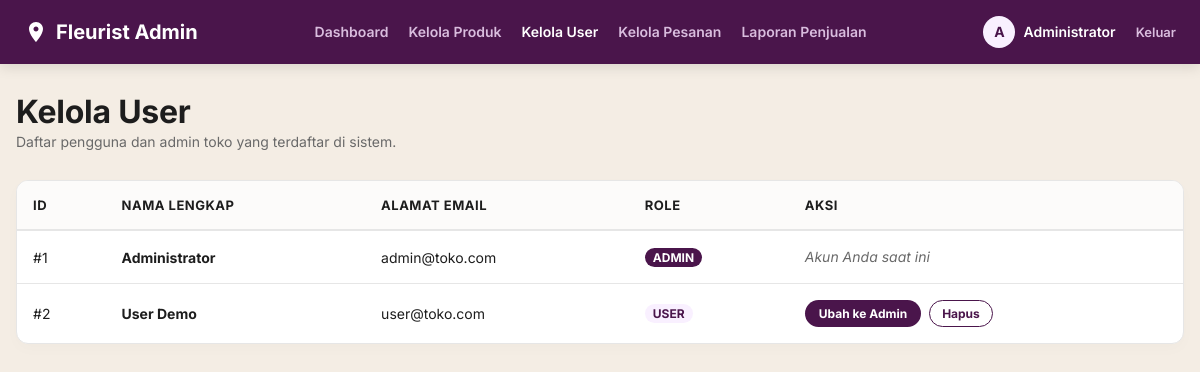
Page /admin/user.php (signed in) on the committed database.
### tables this page shows
CREATE TABLE users (
    id INT AUTO_INCREMENT PRIMARY KEY,
    nama VARCHAR(100) NOT NULL,
    email VARCHAR(100) NOT NULL UNIQUE,
    password VARCHAR(255) NOT NULL,
    role ENUM('admin', 'user') NOT NULL DEFAULT 'user'
);

### admin/user.php (the view, shortened to what this page needs)
<?php
require_once '../koneksi.php';
include 'navbar.php';
$users = [];
try {
    $stmt = $db->query("SELECT id, nama, email, role FROM users ORDER BY role ASC, nama ASC");
    $users = $stmt->fetchAll();
} catch (PDOException $e) {
    $error = "Gagal memuat daftar pengguna: " . $e->getMessage();
}
?>
<!DOCTYPE html>
<html lang="id">
<head>
    <link rel="stylesheet" href="../style.css">
</head>
<body>
    <div class="admin-container">
        <div class="admin-header">
            <div>
                <h1 class="display-md">Kelola User</h1>
                <p class="caption">Daftar pengguna dan admin toko yang terdaftar di sistem.</p>
            </div>
        </div>
        <div class="admin-table-container">
            <table class="admin-table">
                <thead>
                    <tr>
                        <th>ID</th>
                        <th>Nama Lengkap</th>
                        <th>Alamat Email</th>
                        <th>Role</th>
                        <th>Aksi</th>
                    </tr>
                </thead>
                <tbody>
                    <?php foreach ($users as $user): ?>
                        <tr>
                            <td>#<?= htmlspecialchars($user['id']) ?></td>
                            <td><strong><?= htmlspecialchars($user['nama']) ?></strong></td>
                            <td><?= htmlspecialchars($user['email']) ?></td>
                            <td>
                                <span class="badge badge-role" style="background-color: <?= $user['role'] === 'admin' ? 'var(--primary)' : 'var(--canvas-lavender)' ?>; color: <?= $user['role'] === 'admin' ? 'var(--on-primary)' : 'var(--primary)' ?>;">
                                    <?= htmlspecialchars($user['role']) ?>
                                </span>
                            </td>
                            <td>
                                <?php if ($user['id'] != $_SESSION['user_id']): ?>
                                    <div style="display: flex; gap: var(--spacing-sm);">
                                        <?php if ($user['role'] === 'admin'): ?>
                                            <a href="user.php?action=change_role&id=<?= $user['id'] ?>&role=user" class="btn btn-secondary-pill" style="padding: 6px 14px; font-size: 12px;">Ubah ke User</a>
                                        <?php else: ?>
                                            <a href="user.php?action=change_role&id=<?= $user['id'] ?>&role=admin" class="btn btn-secondary-pill" style="padding: 6px 14px; font-size: 12px; background-color: var(--primary); color: #fff;">Ubah ke Admin</a>
                                        <?php endif; ?>
                                        <a href="user.php?action=delete&id=<?= $user['id'] ?>" class="btn btn-outline-aubergine" style="padding: 4px 12px; font-size: 12px; border: 1px solid var(--primary);" onclick="return confirm('Apakah Anda yakin ingin menghapus pengguna ini?')">Hapus</a>
                                    </div>
                                <?php else: ?>
                                    <span class="caption" style="font-style: italic;">Akun Anda saat ini</span>
                                <?php endif; ?>
                            </td>
                        </tr>
                    <?php endforeach; ?>
                </tbody>
            </table>
        </div>
    </div>
</body>
</html>

### style.css (style rules this page uses)
:root { --primary: #4a154b; --primary-deep: #481a54; --primary-press: #611f69; --primary-tint: #592466; --on-primary: #ffffff; --ink: #1d1d1d; --ink-mute: #696969; --link-blue: #1264a3; --link-hover: #3860be; --canvas: #ffffff; --canvas-cream: #f4ede4; --canvas-lavender: #f9f0ff; --surface-elev: #ffffff; --surface-aubergine: #4a154b; --hairline: #e6e6e6; --semantic-error: #cc4117; --semantic-success: #007a5a; --on-aubergine-mute: #d9bdde; --rounded-xs: 2px; --rounded-sm: 4px; --rounded-md: 8px; --rounded-lg: 12px; --rounded-xl: 16px; --rounded-xxl: 48px; --rounded-pill: 90px; --spacing-xs: 4px; --spacing-sm: 8px; --spacing-md: 12px; --spacing-lg: 16px; --spacing-xl: 20px; --spacing-xxl: 24px; --spacing-huge: 28px; }
* { box-sizing: border-box; margin: 0; padding: 0; }
body { font-family: 'Inter', system-ui, -apple-system, BlinkMacSystemFont, sans-serif; color: var(--ink); background-color: var(--canvas-cream); line-height: 1.55; font-size: 16px; -webkit-font-smoothing: antialiased; }
h1, h2, h3, h4, h5, h6 { font-family: 'Inter', system-ui, sans-serif; font-weight: 700; color: var(--ink); }
.display-md { font-size: 32px; line-height: 1.25; letter-spacing: -0.256px; font-weight: 700; }
.caption { font-size: 14px; line-height: 1.43; color: var(--ink-mute); }
a { color: var(--link-blue); text-decoration: none; font-weight: 600; transition: color 0.2s ease; }
.btn { display: inline-flex; align-items: center; justify-content: center; font-family: inherit; font-size: 16px; font-weight: 700; border: none; cursor: pointer; transition: all 0.2s ease; text-decoration: none; }
.btn-secondary-pill { background-color: var(--canvas-lavender); color: var(--ink); padding: 10px 30px; border-radius: var(--rounded-pill); }
.btn-outline-aubergine { background-color: var(--canvas); color: var(--primary); border: 2px solid var(--primary); padding: 14px 28px; border-radius: var(--rounded-pill); }
.admin-container { max-width: 1200px; margin: 0 auto; padding: var(--spacing-huge) var(--spacing-lg); }
.admin-header { display: flex; justify-content: space-between; align-items: center; margin-bottom: var(--spacing-huge); }
.admin-table-container { overflow-x: auto; background-color: var(--canvas); border: 1px solid var(--hairline); border-radius: var(--rounded-lg); box-shadow: rgba(0, 0, 0, 0.02) 0 5px 15px 0; }
.admin-table { width: 100%; border-collapse: collapse; text-align: left; }
.admin-table th { background-color: #fcfbfa; color: var(--ink); font-weight: 700; font-size: 13px; text-transform: uppercase; letter-spacing: 0.5px; padding: var(--spacing-lg); border-bottom: 2px solid var(--hairline); }
.admin-table td { padding: var(--spacing-lg); border-bottom: 1px solid var(--hairline); font-size: 14px; color: var(--ink); }
.admin-table tr:last-child td { border-bottom: none; }
.badge { display: inline-flex; padding: 4px 10px; border-radius: var(--rounded-xs); font-size: 12px; font-weight: 700; text-transform: uppercase; }
.badge-role { background-color: var(--canvas-lavender); color: var(--primary); border-radius: var(--rounded-pill); padding: 2px 8px; }

### rows in the picture
users: id "1", nama "Administrator", email "admin@toko.com", role "ADMIN", shows "Akun Anda saat ini"
users: id "2", nama "User Demo", email "user@toko.com", role "USER"

### other values in the picture
substr($_SESSION['nama'] ?? 'A', 0, 1) "A"
$_SESSION['nama'] "Administrator"
